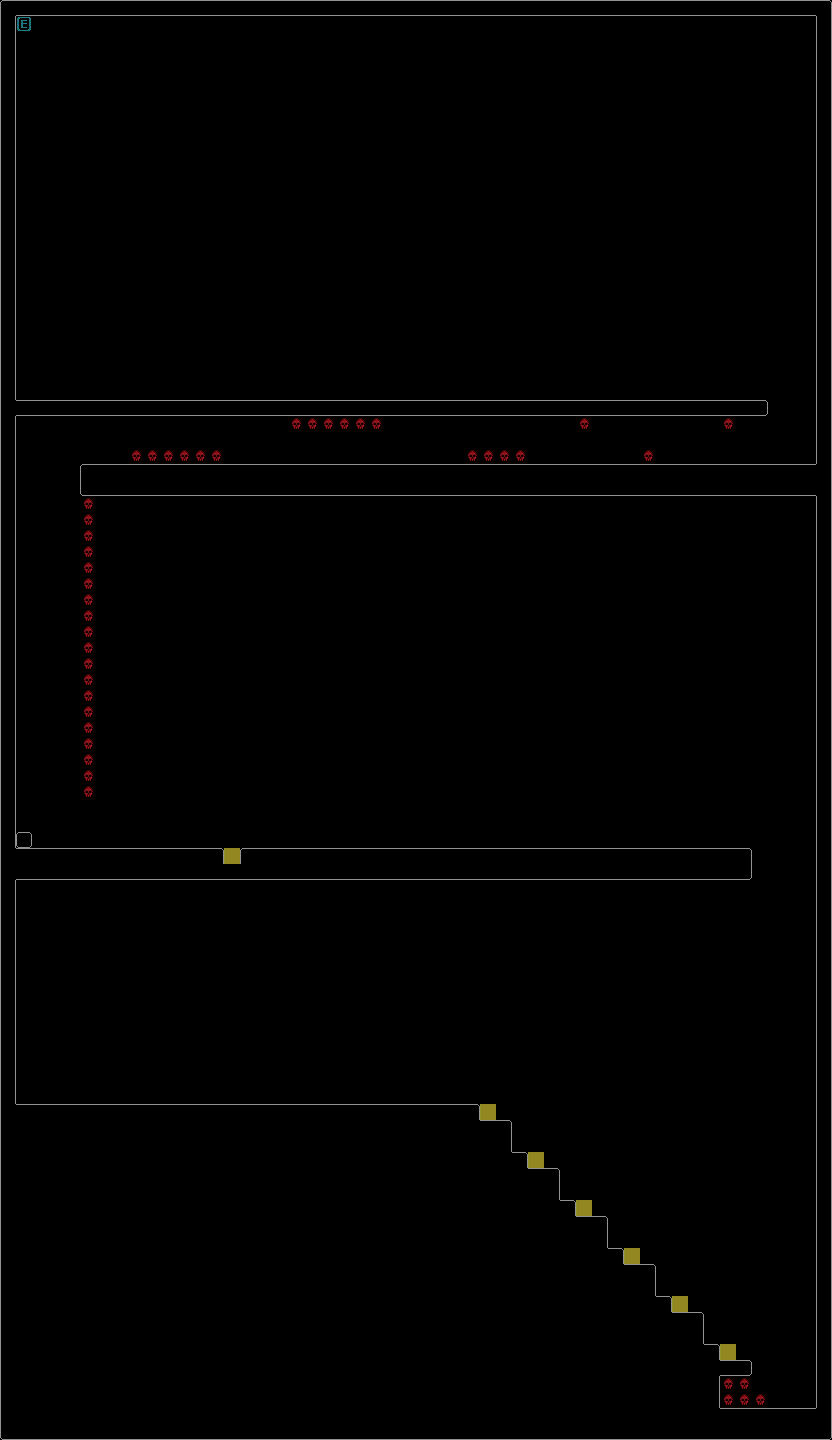

This game map was drawn from its Tiled (.tmx) file and the tilesets committed beside it. A one-line description and the trimmed map source follow:
An orthogonal 52x90 tile map with 16x16 px tiles, 1 tile layer (collision) and 17 objects (12x coin, 2x pelter, 2x platform_rail, player).

<map version="1.0" orientation="orthogonal" width="52" height="90" tilewidth="16" tileheight="16">
 <properties>
  <property name="sectorshigh" value="3" />
  <property name="sectorswide" value="1" />
 </properties>
 <tileset firstgid="1" name="solids_32" tilewidth="16" tileheight="16">
  <image source="../graphics/tilesetspaceship.png" width="320" height="240" />
 </tileset>
 <layer name="collision" width="52" height="90" opacity="0.58">
  <data>[4680 cells, 1335 non-empty, 57 distinct tile ids]</data>
 </layer>
 <objectgroup name="objects" width="52" height="90">
  <object type="player" x="48" y="1088" />
  <object type="pelter" x="785" y="1395">
   <properties>
    <property name="dir" value="3" />
    <property name="pwidth" value="3" />
   </properties>
  </object>
  <object type="platform_rail" x="128" y="704">
   <properties>
    <property name="dir" value="-1" />
    <property name="pwidth" value="4" />
    <property name="speed" value="2" />
    <property name="startnode" value="1" />
   </properties>
   <polyline points="0,0 480,0" />
  </object>
  <object type="platform_rail" x="736" y="592">
   <properties>
    <property name="dir" value="1" />
    <property name="pwidth" value="4" />
    <property name="speed" value="2" />
   </properties>
   <polyline points="0,-64 0,160" />
  </object>
  <object type="coin" x="160" y="832">
   <properties>
    <property name="coin_index" value="0" />
   </properties>
  </object>
  <object type="coin" x="128" y="832">
   <properties>
    <property name="coin_index" value="1" />
   </properties>
  </object>
  <object type="coin" x="96" y="832">
   <properties>
    <property name="coin_index" value="2" />
   </properties>
  </object>
  <object type="coin" x="64" y="832">
   <properties>
    <property name="coin_index" value="3" />
   </properties>
  </object>
  <object type="coin" x="32" y="640">
   <properties>
    <property name="coin_index" value="8" />
   </properties>
  </object>
  <object type="coin" x="32" y="736">
   <properties>
    <property name="coin_index" value="5" />
   </properties>
  </object>
  <object type="coin" x="32" y="704">
   <properties>
    <property name="coin_index" value="6" />
   </properties>
  </object>
  <object type="coin" x="32" y="672">
   <properties>
    <property name="coin_index" value="7" />
   </properties>
  </object>
  <object type="coin" x="32" y="768">
   <properties>
    <property name="coin_index" value="4" />
   </properties>
  </object>
  <object type="coin" x="32" y="608">
   <properties>
    <property name="coin_index" value="9" />
   </properties>
  </object>
  <object type="coin" x="32" y="576">
   <properties>
    <property name="coin_index" value="10" />
   </properties>
  </object>
  <object type="coin" x="32" y="544">
   <properties>
    <property name="coin_index" value="11" />
   </properties>
  </object>
  <object type="pelter" x="800" y="32">
   <properties>
    <property name="dir" value="2" />
    <property name="pwidth" value="3" />
   </properties>
  </object>
 </objectgroup>
</map>